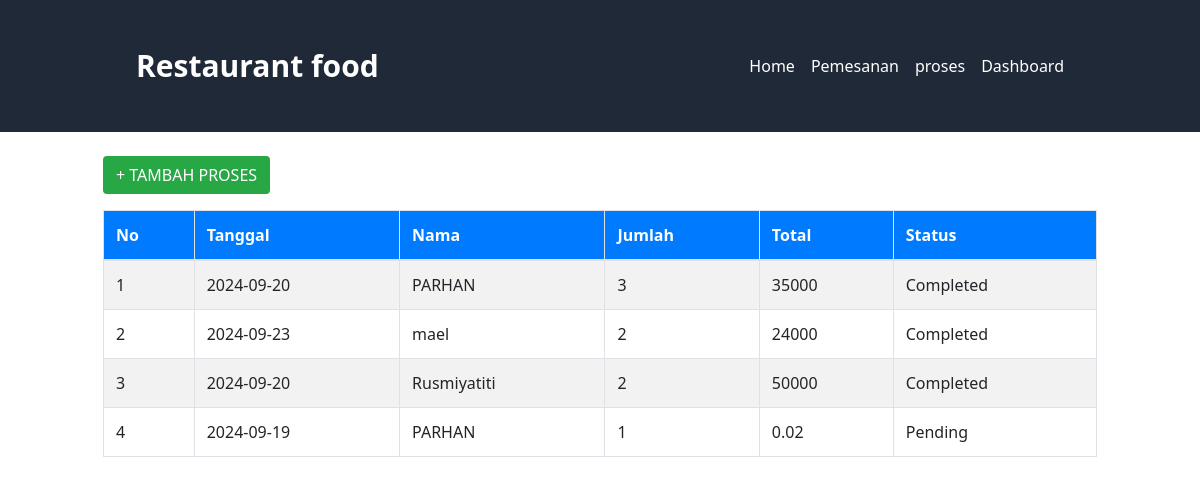
The app's page /masterdata/transaksi.php with its own data.
### tables this page shows
CREATE TABLE `transactions` (
  `id` int(11) NOT NULL,
  `transaction_date` date NOT NULL,
  `customer_name` varchar(255) NOT NULL,
  `item_count` int(11) NOT NULL,
  `total_price` longtext NOT NULL,
  `status` enum('Pending','Completed','Cancelled') DEFAULT 'Pending'
);

### masterdata/transaksi.php (the view, shortened to what this page needs)
<?php
require_once('koneksi.php');
?>
<!DOCTYPE HTML>
<html>
<head>
    <link rel="stylesheet" href="https://maxcdn.bootstrapcdn.com/bootstrap/4.0.0/css/bootstrap.min.css">
    <link rel="stylesheet" href="https://stackpath.bootstrapcdn.com/font-awesome/4.7.0/css/font-awesome.min.css">
    <link href="https://unpkg.com/tailwindcss@2.2.19/dist/tailwind.min.css" rel="stylesheet">
</head>
<body>
    <header class="bg-gray-800 text-white">
        <div class="container mx-auto flex justify-between items-center p-5">
            <h1 class="text-3xl font-bold">Restaurant food</h1>
            <nav>
            <ul class="flex space-x-4">
                    <li><a href="../index.php" class="hover:underline">Home</a></li>
                    <li><a href="../pesan.php" class="hover:underline">Pemesanan</a></li>
                    <li><a href="transaksi.php" class="hover:underline">proses</a></li>
                    <li><a href="../test_pdo/dashboard.php" class="hover:underline">Dashboard</a></li>
                </ul>
            </nav>
        </div>
    </header>
    <div class="container mt-4">
        <a href="tambah.php" class="btn btn-custom mb-3">+ TAMBAH PROSES</a>
        <div class="table-responsive">
            <table class="table table-striped table-bordered colored-table">
                <thead>
                    <tr>
                        <th>No</th>
                        <th>Tanggal</th>
                        <th>Nama</th>
                        <th>Jumlah</th>
                        <th>Total</th>
                        <th>Status</th>
                    </tr>
                </thead>
                <tbody>
                    <?php
                    $sql = "SELECT * FROM transactions";
                    $row = $koneksi->prepare($sql);
                    $row->execute();
                    $hasil = $row->fetchAll();
                    $a = 1;
                    foreach($hasil as $isi) {
                    ?>
                    <tr>
                        <td><?php echo $a ?></td>
                        <td><?php echo htmlspecialchars($isi['transaction_date']) ?></td>
                        <td><?php echo htmlspecialchars($isi['customer_name']); ?></td>
                        <td><?php echo htmlspecialchars($isi['item_count']); ?></td>
                        <td><?php echo htmlspecialchars($isi['total_price']); ?></td>
                        <td><?php echo htmlspecialchars($isi['status']); ?></td>
                    </tr>
                    <?php
                    $a++;
                    }
                    ?>
                </tbody>
            </table>
        </div>
    </div>
</body>
</html>

### masterdata/transaksi.php (style rules this page uses)
.colored-table thead th { background-color: #007bff; color: #fff; }
.btn-custom { background-color: #28a745; color: #fff; }

### records on screen
transactions: transaction_date "2024-09-20", customer_name "PARHAN", item_count "3", total_price "35000", status "Completed"
transactions: transaction_date "2024-09-23", customer_name "mael", item_count "2", total_price "24000", status "Completed"
transactions: transaction_date "2024-09-20", customer_name "Rusmiyatiti", item_count "2", total_price "50000", status "Completed"
transactions: transaction_date "2024-09-19", customer_name "PARHAN", item_count "1", total_price "0.02", status "Pending"
